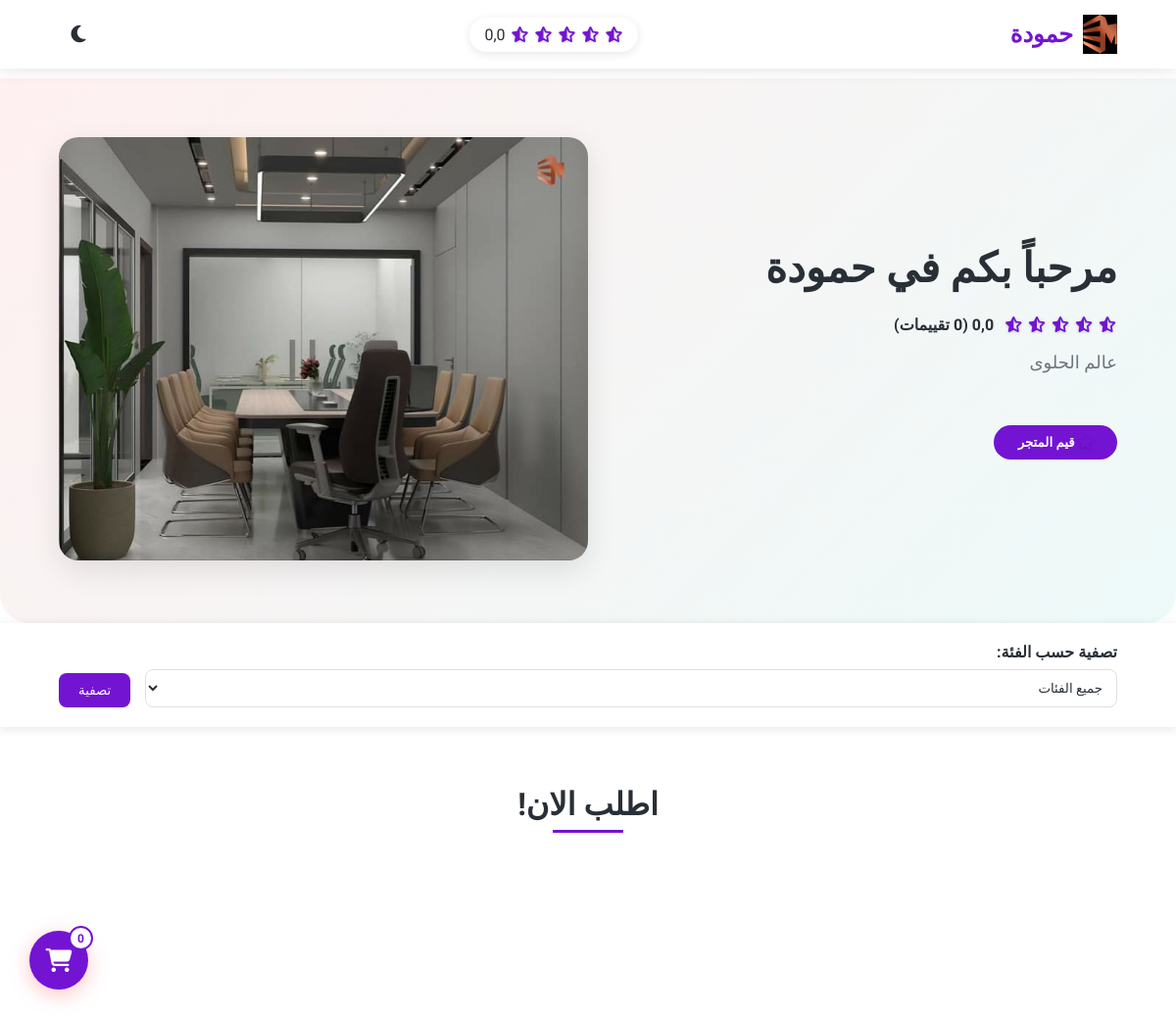
The page /moad/ on the database its author committed.
### core/models.py (models this page shows, shortened)
class Menu(models.Model):
    recivieing={
        ('التوصيل','التوصيل فقط'),
        ('الاستلام في المحل','التسليم فقط في المحل'),
        ('التوصيل او الاستلام في المحل',' التوصيل و التسليم في المحل'),
    }
    customer=models.ForeignKey(Customer,on_delete=models.CASCADE)
    logo=models.ImageField(upload_to='logo_images/',null=True)
    image=models.ImageField(upload_to='images/',null=True)
    second_color=models.CharField(max_length=20,null=True)
    template=models.CharField(max_length=20,null=True)
    recivieing=models.CharField(max_length=50, choices=recivieing,default='التوصيل')
    desc=models.CharField(max_length=200)
    qr_image=models.ImageField(null=True,upload_to='Qr_images')

class Customer(models.Model):
    status = {
        ('inactive', 'inactive'),
        ('active', 'active'),
    }
    kind = {
        ('مطعم\مقهى','مطعم\مقهى'),
        ('متجر', 'متجر'),
        ('غير ذلك', 'غير ذلك'),
    }
    user = models.OneToOneField(User, on_delete=models.CASCADE)
    phone = models.CharField(max_length=13)
    store_ar_name = models.CharField(max_length=40)
    store_en_name = models.CharField(max_length=40,unique=True)
    customer_status = models.CharField(max_length=29, choices=status)
    store_kind = models.CharField(max_length=20, choices=kind)
    wallet=models.FloatField(default=0.0)
    has_used_free_trial = models.BooleanField(default=False)
    location_url = models.URLField(blank=True, null=True)
    created_at=models.DateField(auto_now_add=True)

### core/views.py (the view)
# urls.py: path('<str:store_name>/', menu_page_view, name='menu_page'),
def menu_page_view(request, store_name):
    menu =get_object_or_404(Menu,customer__store_en_name=store_name)
    subscription = Subscription.objects.get(customer=menu.customer)
    categories=Catogery.objects.filter(customer=menu.customer)
    menu.average_rating = Reviews.objects.filter(menu=menu).aggregate(
        Avg('rating')
    )['rating__avg'] or 0
    category=None
    if request.method =='GET':
        category=request.GET.get('category')
    if category:
     products = Products.objects.filter(menu=menu,catogery__id=category)
    else:
     products = Products.objects.filter(menu=menu)
    for product in products:
        if product.available_sizes:
         product.sizes_list = [s.strip() for s in product.available_sizes.split('،') if s.strip()]
        if product.available_colors:
         product.colors_list = [s.strip() for s in product.available_colors.split('،') if s.strip()]
    cities = City.objects.filter(menu=menu)
    menu.review_count = Reviews.objects.filter(menu=menu).count()
    if menu:
        update_menu_statistics(menu)
    context = {
        'menu': menu,
        'products': products,
        'menu_id': menu.id,
        'cities': cities,
        'categories':categories,
        'revewing': subscription.plan.review,
        'ordering': subscription.plan.ordering,
        'subscription':subscription,
    }
    return render(request, f'{menu.template}.html', context)

### core/views.py (called while the page is built)
def update_menu_statistics(menu):
    today = localdate()
    stat, created = MenuStatistics.objects.get_or_create(menu=menu, date=today)
    stat.visits_count += 1
    stat.save()

### templates/template4.html (shortened to what this page needs)
{% load static %}
<!DOCTYPE html>
<html lang="ar" dir="rtl">
<head>
    <link rel="stylesheet" href="https://cdnjs.cloudflare.com/ajax/libs/font-awesome/6.4.0/css/all.min.css">
</head>
<body>
    <header>
        <div class="logo">
            <img src="{{ menu.logo.url }}" alt="{{ menu.customer.store_ar_name }}">
            <h1>{{ menu.customer.store_ar_name }}</h1>
        </div>
        {% if subscription.plan.review %}
        <div class="store-rating">
            <div class="stars">
                {% for i in "12345"|make_list %}
                    <i class="fas fa-star{% if forloop.counter > menu.average_rating %}-half-alt{% endif %}"></i>
                {% endfor %}
            </div>
            <span>{{ menu.average_rating|floatformat:1 }}</span>
        </div>
        {% endif %}
        <div class="theme-toggle">
            <i class="fas fa-moon" id="themeIcon"></i>
        </div>
    </header>
    {% if not subscription.is_active %}
    <div class="service-disabled">
        <h3>نعتذر، الخدمة غير متوفرة حالياً</h3>
        <p>الاشتراك غير مفعل حالياً. يرجى التواصل مع الدعم الفني.</p>
    </div>
    {% else %}
    <section class="hero">
        <div class="hero-content">
            <h2>مرحباً بكم في {{ menu.customer.store_ar_name }}</h2>
            {% if subscription.plan.review %}
            <div style="display: flex; align-items: center; gap: 10px; margin: 15px 0;">
                <div style="color: var(--primary-color);">
                    {% for i in "12345"|make_list %}
                        <i class="fas fa-star{% if forloop.counter > menu.average_rating %}-half-alt{% endif %}"></i>
                    {% endfor %}
                </div>
                <span style="font-weight: bold;">{{ menu.average_rating|floatformat:1 }} ({{ menu.review_count }} تقييمات)</span>
            </div>
            {% endif %}
            <p>{{ menu.desc }}</p>
            {% if subscription.plan.review %}
            <button class="rate-btn" id="openRatingModal">
                <i class="fas fa-star"></i> قيم المتجر
            </button>
            {% endif %}
        </div>
        <div class="hero-image">
            <img src="{{ menu.image.url }}" alt="{{ menu.customer.store_ar_name }}">
        </div>
    </section>
    <section class="filter-section">
        <form method="GET" class="filter-form">
            <div class="filter-group">
                <label for="category">تصفية حسب الفئة:</label>
                <select id="category" name="category">
                    <option value="">جميع الفئات</option>
                </select>
            </div>
            <button type="submit" class="filter-submit">تصفية</button>
        </form>
    </section>
    {% if subscription.plan.ordering %}
    <section class="menu-section">
        <div class="section-title">
            <h3>اطلب الان!</h3>
        </div>
    </section>
    <div class="floating-cart">
        <div class="cart-toggle">
            <i class="fas fa-shopping-cart"></i>
            <span class="cart-count">0</span>
        </div>
    </div>
    {% endif %}
    {% endif %}
</body>
</html>

### rows shown on the page
Menu: logo (picture), customer.store_ar_name "حمودة", average_rating "0,0", review_count "0", desc "عالم الحلوى", image (picture)
